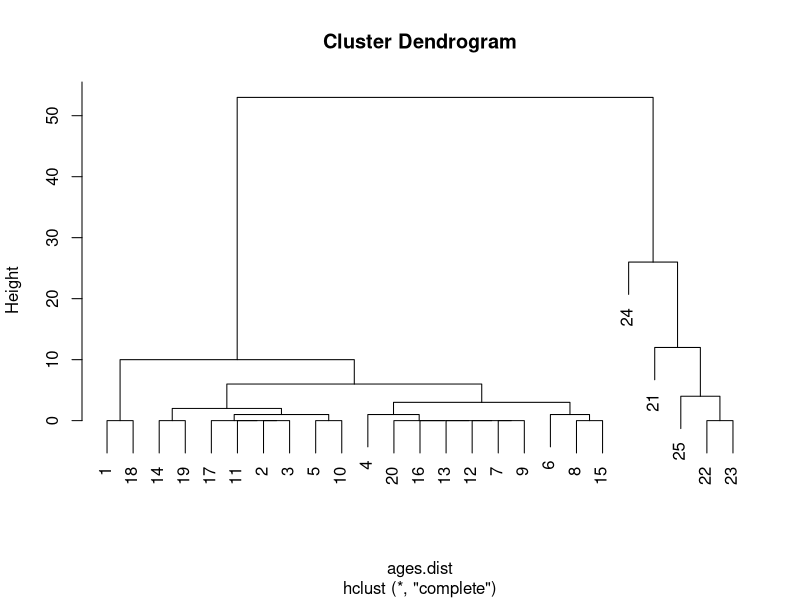
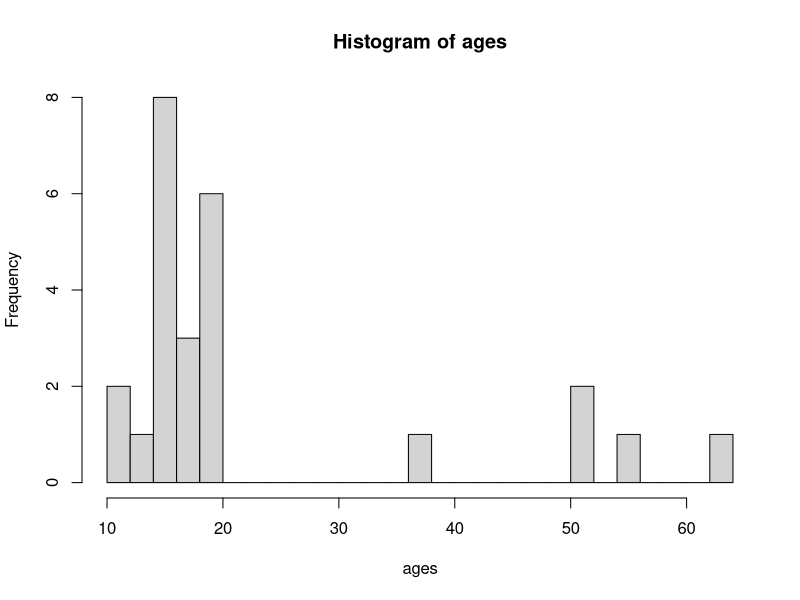

Source code (R) for these figures, in order: (Note: this script raises an error after producing the figures.)
## ---- chunk 1
library(tidyverse)
## ---- chunk 2
ages_pupils <- sample(10:20, 20, replace = TRUE)
ages_pupils
## ---- chunk 3
ages_teachers <- sample(30:65, 5, replace = TRUE)
ages_teachers
## ---- chunk 4
ages <- c(ages_pupils, ages_teachers)
## ---- chunk 5
ages.dist <- dist(ages)
## ---- chunk 6
ages.dist
## ---- chunk 7
ages.hc <- hclust(ages.dist, method = "complete")
plot(ages.hc)
## ---- chunk 8
groups <- cutree(ages.hc, k=2) 
data.frame(ages) %>%
  mutate(cluster = groups)
## ---- chunk 9
hist(ages, breaks=20)
## ---- chunk 10
heights_pupils <- sample(130:200, 20, replace = TRUE)
heights_pupils
## ---- chunk 11
heights_teachers <- sample(160:200, 5, replace = TRUE)
heights_teachers
## ---- chunk 12
teachers <- teachers %>%
  rename(age = ages_teachers, height = heights_teachers)
## ---- chunk 13
school <- rbind(pupils, teachers)
## ---- chunk 14
dist(school)
## ---- chunk 15
mean(school$age)
## ---- chunk 16
sd(school$age)
## ---- chunk 17
(school[1,1] - mean(school$age)) / sd(school$age)
## ---- chunk 18
head(scale(school))
## ---- chunk 19
school.hc <- hclust(school.dist, method = "complete")
plot(school.hc)
#groups <- cutree(school.hc, k=3) 
rect.hclust(school.hc, k=3, border="red")
## ---- chunk 20
wine.dist <- dist(scale(wine[,-1]))
wine.hc <- hclust(wine.dist)
plot(wine.hc)
rect.hclust(wine.hc, k=3, border="red")
## ---- chunk 21
wine.scaled <- as.data.frame(scale(wine[,-1]))


wss <- (nrow(wine.scaled)-1)*sum(apply(wine.scaled,2,var))
  for (i in 2:10) wss[i] <- sum(kmeans(wine.scaled,
                                       centers=i)$withinss)
plot(1:10, wss, type="b", xlab="Number of Clusters",
     ylab="Within groups sum of squares")

## ---- chunk 22
k.means.fit <- kmeans(wine.scaled, 3) 
table(wine$X1,k.means.fit$cluster)
## ---- chunk 23
cbind(wine$X1,k.means.fit$cluster)
## ---- chunk 24
library(cluster)
clusplot(wine, k.means.fit$cluster, color=TRUE, shade=TRUE,
labels=2, lines=0, main="K-means cluster plot")

## ---- chunk 25
seg.summ <- function(data, groups) {
 aggregate(data, list(groups), function(x) mean(as.numeric(x))) 
  }
## ---- chunk 26
seg.summ(wine, k.means.fit$cluster)
## ---- chunk 27
school.scaled <- scale(school)
wss <- (nrow(school.scaled)-1)*sum(apply(school.scaled,2,var))
  for (i in 2:10) wss[i] <- sum(kmeans(school.scaled,
                                       centers=i)$withinss)
plot(1:10, wss, type="b", xlab="Number of Clusters",
     ylab="Within groups sum of squares")
## ---- chunk 28
plot(school.scaled)
## ---- chunk 29
start <- matrix(c(2, 1, -0.5, 0),  2)
school.fit <- kmeans(school.scaled, centers = start)
school.fit
## ---- chunk 30
school.comp <- as.data.frame(cbind(school.scaled,school.fit$cluster))
school.comp <- school.comp %>%
  rename(Cluster = V3)
## ---- chunk 31
ggplot() + 
  geom_point(data = as.data.frame(school.comp), aes(age, height, shape = factor(Cluster)), size=3) + 
  geom_point(data = as.data.frame(school.fit$centers), aes(age, height), color = "red", shape="diamond", size=4)
